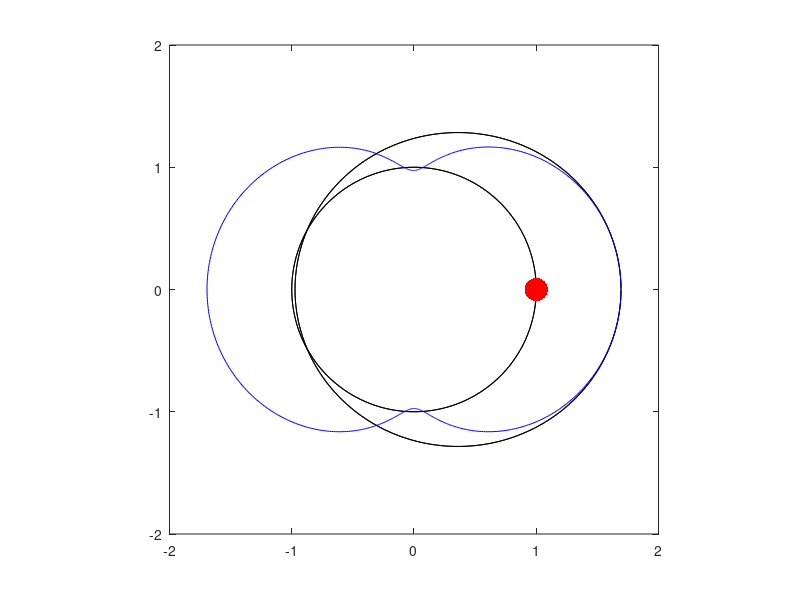

MATLAB code for this plot: (Note: this script raises an error after producing the figure.)
t=0:0.03:4*pi;
tp=0:0.02:4*pi;
tp1=zeros(1,length(tp));
y=sin(t);x=cos(t);
e=0.27;
yp=4/3*(1-e^2)^(1/2)*sin(tp);
xp=4/3*cos(tp)+4/3*e;
for ip1=1:length(tp)
    if ip1<=length(t)
        tp1(ip1)=t(ip1);
    else
        tp1(ip1)=t(ip1-length(t));
    end
end
xp1=xp.*cos(tp1)+yp.*sin(tp1);
yp1=-xp.*sin(tp1)+yp.*cos(tp1);
plot(x,y,'k');axis equal;axis([-2 2 -2 2]);hold all;
plot(xp,yp,'k-');
plot(xp1,yp1,'b-');
plot(x(1),y(1),'.r','markersize',50);
%hp=line('color','b','linestyle','-.','xdata',0,'ydata',1,'markersize',40,'erasemode','xor');
hp=plot(x(1),y(1),'.b','markersize',40,'erasemode','xor');
hp1=plot(xp(1),yp(1),'.k','markersize',40,'erasemode','xor');
ip=1;np=length(tp);
while 1
    set(hp,'xdata',xp1(ip),'ydata',yp1(ip));
    set(hp1,'xdata',xp(ip),'ydata',yp(ip));
    drawnow;
    pause(0.01);
    ip=ip+1;
    if ip>np
        ip=1;
    end
end
hold off;